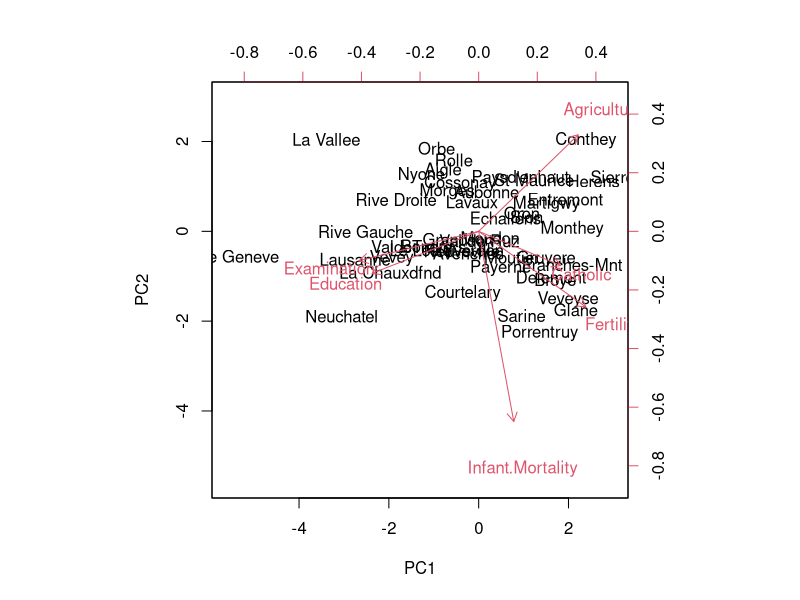
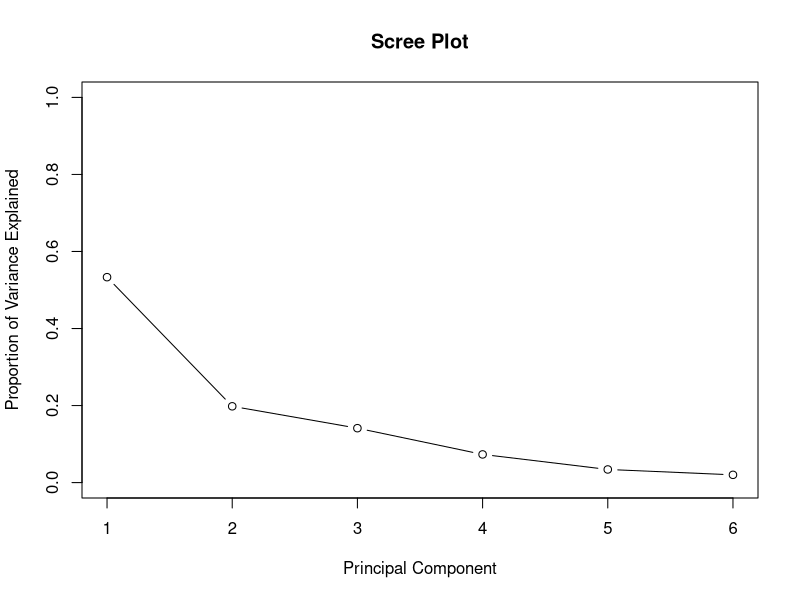
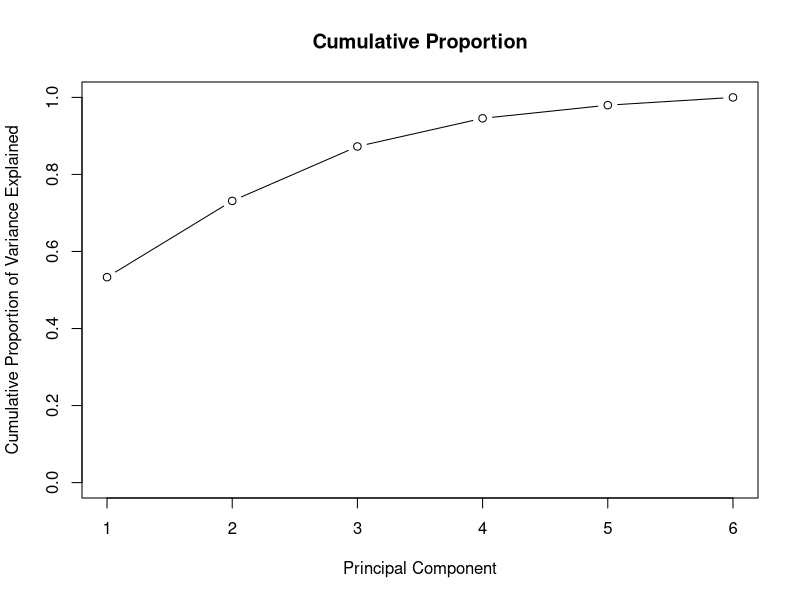

The R source for these figures, in order:
## ---- chunk 1
knitr::opts_chunk$set(echo = TRUE)
## ---- chunk 2
swiss <- swiss
## ---- chunk 3
pr.out<-prcomp(swiss, scale=TRUE)

pr.out$rotation
## ---- chunk 4
# change signs to make interpretation more intuitive,
# so that positive scores are above average values
pr.out$rotation<- -pr.out$rotation
pr.out$x<- -pr.out$x

# check first and second PCs
pr.out$rotation[,1:2]
## ---- chunk 5
# create biplot
biplot(pr.out, scale=0)
## ---- chunk 6
# variance of each PC
pr.var<-pr.out$sdev^2

# proportion of variance in features explained by each PC
pve<-pr.var/sum(pr.var)

# Scree plot
plot(pve, xlab="Principal Component", ylab="Proportion of Variance Explained", main="Scree Plot", ylim=c(0,1),type='b')
## ---- chunk 7
# Cumulative plot
plot(cumsum(pve), xlab="Principal Component", ylab="Cumulative Proportion of Variance Explained", main="Cumulative Proportion", ylim=c(0,1),type='b')
